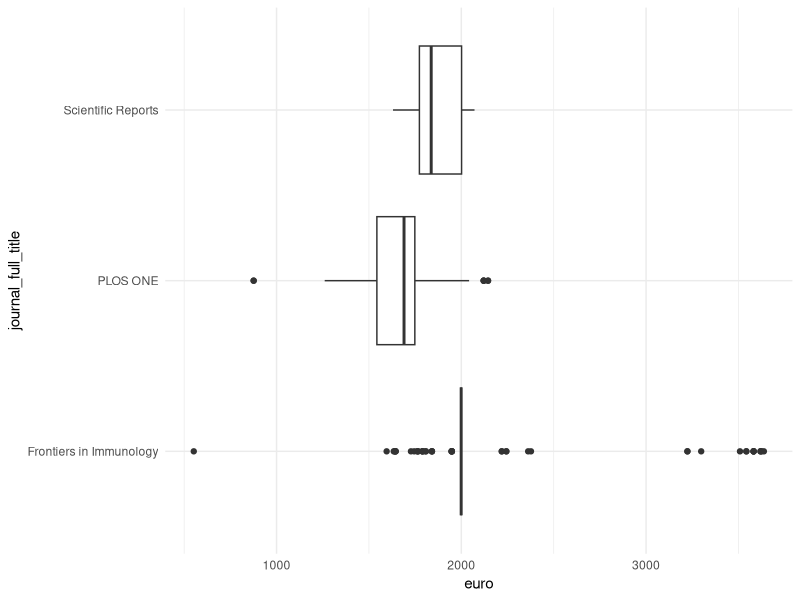
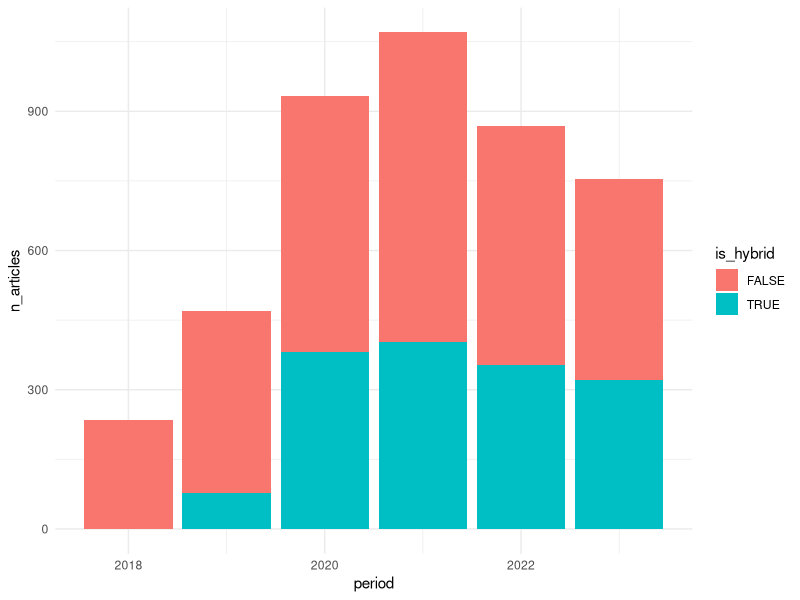

Write the R code that produced these figures, in order.
## ---- chunk 1
# Installation of packages if not already installed with
# install.packages(c("dplyr","ggplot2"))
library(dplyr)
library(ggplot2)
## ---- chunk 2
#| echo: false
df <- read.csv("notebooks/facts.csv")
## ---- chunk 3
glimpse(df)
## ---- chunk 4
head(df, 10)
## ---- chunk 5
sum(df$euro)
## ---- chunk 6
min(df$period)
max(df$period)
## ---- chunk 7
df %>%
  group_by(journal_full_title) %>%
  summarise(
    n_articles = n(),
    sum_apc = sum(euro),
    avg_apc = round(sum_apc / n_articles, 2),
    sd_apc = round(sd(euro), 2)
  ) %>%
  arrange(desc(n_articles))
## ---- chunk 8
df %>%
  filter(journal_full_title %in% c("Scientific Reports", "PLOS ONE", "Frontiers in Immunology")) %>%
  ggplot(aes(x = euro, y = journal_full_title)) +
  geom_boxplot() +
  theme_minimal()
## ---- chunk 9
df %>%
  group_by(period, is_hybrid) %>%
  summarise(n_articles = n()) %>%
  ggplot(aes(x = period, y = n_articles, fill = is_hybrid)) +
  geom_col() +
  theme_minimal()
